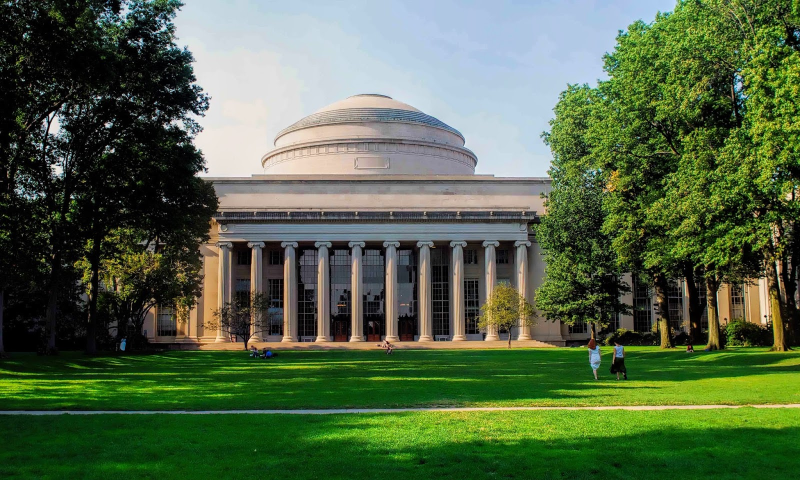
#> input picture Coding_Practice/Libraries/OpenCV/Detection/assets/MIT_Dome.jpg, 1600 x 960 px, found by its file name (shown at 1/2 size)
$ python tutorial2.py
#> lines starting #> are read from the running program, lines starting #| are printed output that depends on the picture
'''
Tutorial 2: Image Fundamentals and Manipulation

Piero Orderique
15 Feb 2021
'''

import cv2
from random import randint
#* openCV loads in image as numpy array!
img = cv2.imread('Detection/assets/MIT_Dome.jpg', -1)
#> img is the input picture: shape (960, 1600, 3); mean B, G, R 71.1, 101.6, 83.3

#* h, w, channels --- pic is actually rep by 3D array in BGR  (NOT RGB)
print(img.shape)
#| (960, 1600, 3)
'''
[
    row0: [[b00, g00, r00], [b01, g01, r01], ... ],
    row1: [[b10, g10, r10], [b11, g11, r11], ... ],
    ...
]
'''

#* Changing pixels to random
# for i in range(300):
#     for j in range(img.shape[1]):
#         img[i][j] = [randint(0, 255), randint(0, 255), randint(0, 255)]

#* lets copy part of the image and paste it somewhere else in the image
#? tag is copying the pixels in rows 300-699, cols 400-1199
tag = img[300:700, 400:1200]
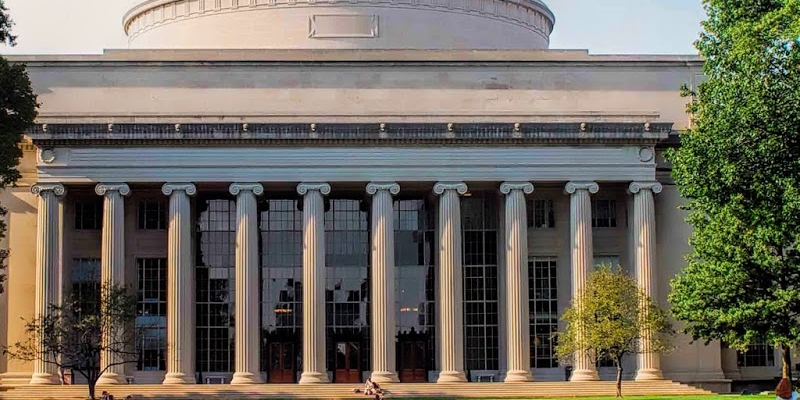
#> tag: shape (400, 800, 3); mean B, G, R 95, 107, 112.4
#? now paste somewhere in the image (must be same shape) (lets just move it up)
img[0:400, 400:1200] = tag
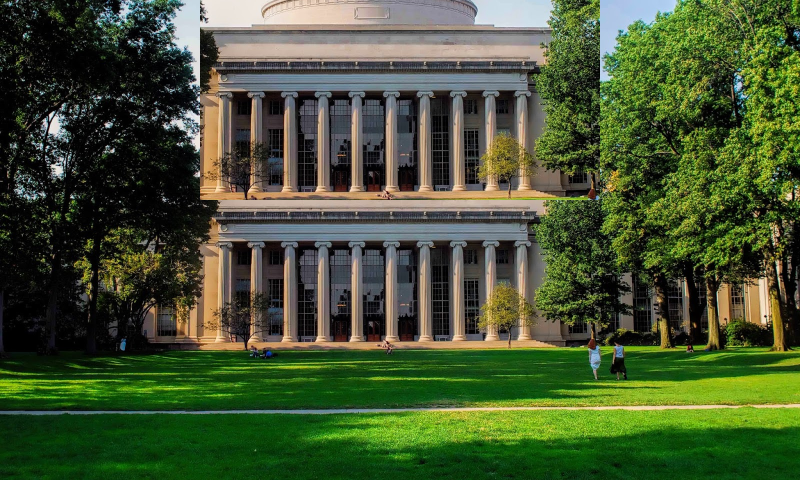
#> img: shape (960, 1600, 3) (shown at 1/2 size); mean B, G, R 50.5, 84.3, 69.2

cv2.imshow('Image', img)
cv2.waitKey(0)
cv2.destroyAllWindows()

$ run again, with Coding_Practice/Libraries/OpenCV/Detection/assets/soccer_practice.jpg copied over Coding_Practice/Libraries/OpenCV/Detection/assets/MIT_Dome.jpg
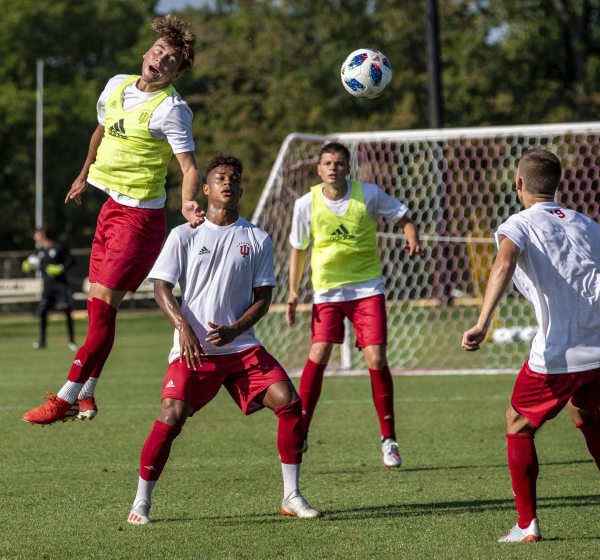
#> input picture Coding_Practice/Libraries/OpenCV/Detection/assets/soccer_practice.jpg, 1200 x 1119 px, found by its file name (shown at 1/2 size)
#> img is the input picture: shape (1119, 1200, 3); mean B, G, R 70.9, 96, 102.6
#| (1119, 1200, 3)
#> `tag = img[300:700, 400:1200]`:
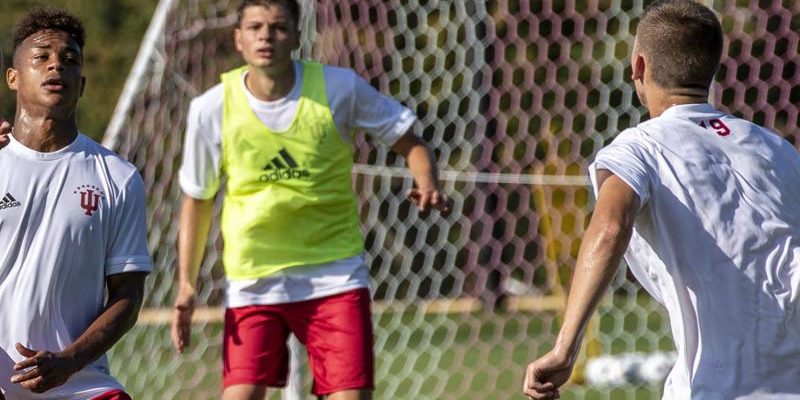
#> tag: shape (400, 800, 3); mean B, G, R 100.4, 111.7, 121.6
#> `img[0:400, 400:1200] = tag`:
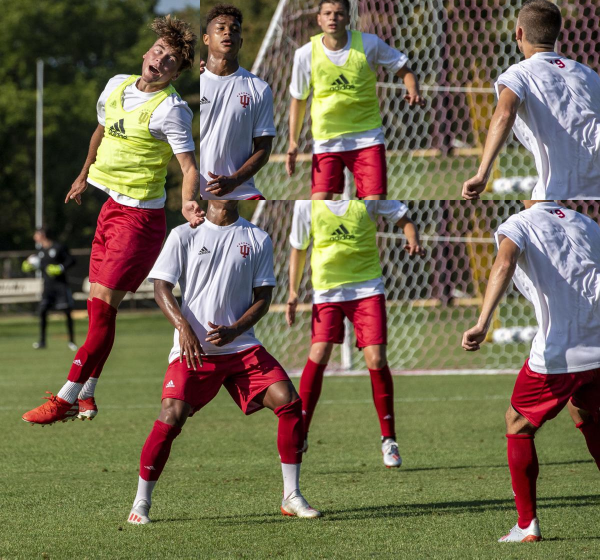
#> img: shape (1119, 1200, 3) (shown at 1/2 size); mean B, G, R 82.1, 105.4, 113.9
